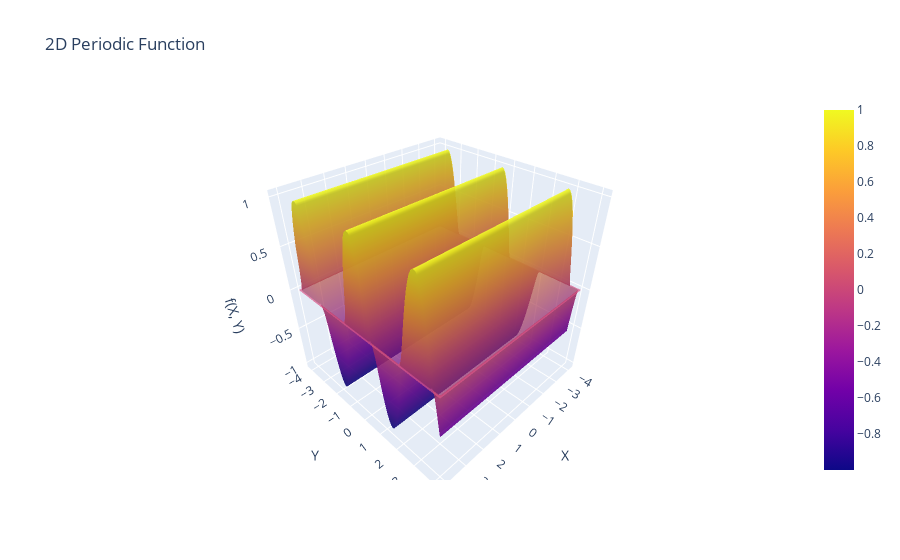

The notebook cell saved with this chart:
### Markdown cell above
## Sinusoidal Function

### Code cell
import numpy as np
from MCMC_DZ.MCMC.Statistic_tools import Target_Distribution_Visualization_3D
from _3D_Sinusoidal_Function.sinusoidal_function import Sinusoidal

SF = Sinusoidal([1], [2], [0.55], [[-4,4], [-4, 4]])
Target_Distribution_Visualization_3D(X_range=[-4.1, 4.1], Y_range=[-4.1, 4.1], Tar_Dis=SF.f, Func_name="2D Periodic Function", alpha=0.7)

from MCMC_DZ.MCMC.MetropolisHastingMCMC.MHMC import MHMC
from MCMC_DZ.MCMC.MetropolisHastingMCMC.ProposalDistributions import  GaussianProposalDistribution

steps = 100000
Prop_G = GaussianProposalDistribution(sd=0.5, Dim=2)
MHMC_SF = MHMC(rho=SF.f, log_likelihood=True)
Res_G_SF = MHMC_SF.generate(
    theta0=[-1.0 for _ in range(2)], 
    qProb=Prop_G.log_qProb, 
    qSamp=Prop_G.qSample, 
    steps=steps,
    OutputRunTime=100,
    MaxTime=60
    )

### Figure 1 — Plotly figure (JSON) as saved in the notebook; plotly's stock layout.template omitted (floating-point values rounded to 4 significant figures; data arrays with more than 128 entries replaced by an {"elided": "..."} marker saying what was removed)
{"data": [{"opacity": 0.7, "type": "surface", "x": {"elided": "100x100 float values"}, "y": {"elided": "100x100 float values"}, "z": {"elided": "100x100 float values"}}], "layout": {"scene": {"xaxis": {"title": {"text": "X"}}, "yaxis": {"title": {"text": "Y"}}, "zaxis": {"title": {"text": "f(X, Y)"}}}, "title": {"text": "2D Periodic Function"}}}
